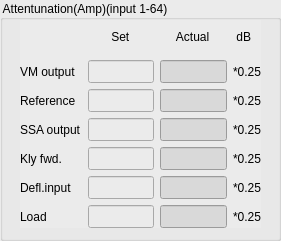
   <widget class="QGroupBox" name="groupBox_Amp_atten">
    <property name="geometry">
     <rect>
      <x>140</x>
      <y>20</y>
      <width>281</width>
      <height>241</height>
     </rect>
    </property>
    <property name="styleSheet">
     <string notr="true">background-color: rgb(235, 235, 235);</string>
    </property>
    <property name="title">
     <string>Attentunation(Amp)(input 1-64)</string>
    </property>
    <widget class="QWidget" name="layoutWidget">
     <property name="geometry">
      <rect>
       <x>20</x>
       <y>20</y>
       <width>241</width>
       <height>208</height>
      </rect>
     </property>
     <layout class="QGridLayout" name="gridLayout">
      <item row="3" column="0">
       <widget class="QLabel" name="label_83">
        <property name="font">
         <font>
          <family>Arial</family>
          <pointsize>9</pointsize>
          <weight>50</weight>
          <bold>false</bold>
         </font>
        </property>
        <property name="text">
         <string>SSA output</string>
        </property>
       </widget>
      </item>
      <item row="2" column="3">
       <widget class="QLabel" name="label_88">
        <property name="font">
         <font>
          <family>Arial</family>
          <pointsize>9</pointsize>
          <weight>50</weight>
          <bold>false</bold>
         </font>
        </property>
        <property name="text">
         <string>*0.25</string>
        </property>
       </widget>
      </item>
      <item row="0" column="1">
       <widget class="QLabel" name="label_53">
        <property name="font">
         <font>
          <family>Arial</family>
          <pointsize>9</pointsize>
          <weight>50</weight>
          <bold>false</bold>
         </font>
        </property>
        <property name="text">
         <string>       Set</string>
        </property>
       </widget>
      </item>
      <item row="6" column="0">
       <widget class="QLabel" name="label_81">
        <property name="font">
         <font>
          <family>Arial</family>
          <pointsize>9</pointsize>
          <weight>50</weight>
          <bold>false</bold>
         </font>
        </property>
        <property name="text">
         <string>Load</string>
        </property>
       </widget>
      </item>
      <item row="2" column="1">
       <widget class="QLineEdit" name="lineEdit_AA_Refset">
        <property name="font">
         <font>
          <family>Arial</family>
          <pointsize>10</pointsize>
          <weight>50</weight>
          <bold>false</bold>
         </font>
        </property>
       </widget>
      </item>
      <item row="5" column="1">
       <widget class="QLineEdit" name="lineEdit_AA_Deflset">
        <property name="font">
         <font>
          <family>Arial</family>
          <pointsize>10</pointsize>
          <weight>50</weight>
          <bold>false</bold>
         </font>
        </property>
       </widget>
      </item>
      <item row="2" column="2">
       <widget class="QLineEdit" name="lineEdit_AA_Refact">
        <property name="font">
         <font>
          <family>Arial</family>
          <pointsize>10</pointsize>
          <weight>50</weight>
          <bold>false</bold>
         </font>
        </property>
        <property name="styleSheet">
         <string notr="true">background-color: rgb(217, 217, 217);</string>
        </property>
       </widget>
      </item>
      <item row="1" column="3">
       <widget class="QLabel" name="label_87">
        <property name="font">
         <font>
          <family>Arial</family>
          <pointsize>9</pointsize>
          <weight>50</weight>
          <bold>false</bold>
         </font>
        </property>
        <property name="text">
         <string>*0.25</string>
        </property>
       </widget>
      </item>
      <item row="5" column="0">
       <widget class="QLabel" name="label_82">
        <property name="font">
         <font>
          <family>Arial</family>
          <pointsize>9</pointsize>
          <weight>50</weight>
          <bold>false</bold>
         </font>
        </property>
        <property name="text">
         <string>Defl.input</string>
        </property>
       </widget>
      </item>
      <item row="1" column="0">
       <widget class="QLabel" name="label_56">
        <property name="font">
         <font>
          <family>Arial</family>
          <pointsize>9</pointsize>
          <weight>50</weight>
          <bold>false</bold>
         </font>
        </property>
        <property name="text">
         <string>VM output</string>
        </property>
       </widget>
      </item>
      <item row="3" column="1">
       <widget class="QLineEdit" name="lineEdit_AA_SSAset">
        <property name="font">
         <font>
          <family>Arial</family>
          <pointsize>10</pointsize>
          <weight>50</weight>
          <bold>false</bold>
         </font>
        </property>
       </widget>
      </item>
      <item row="4" column="3">
       <widget class="QLabel" name="label_90">
        <property name="font">
         <font>
          <family>Arial</family>
          <pointsize>9</pointsize>
          <weight>50</weight>
          <bold>false</bold>
         </font>
        </property>
        <property name="text">
         <string>*0.25</string>
        </property>
       </widget>
      </item>
      <item row="3" column="2">
       <widget class="QLineEdit" name="lineEdit_AA_SSAact">
        <property name="font">
         <font>
          <family>Arial</family>
          <pointsize>10</pointsize>
          <weight>50</weight>
          <bold>false</bold>
         </font>
        </property>
        <property name="styleSheet">
         <string notr="true">background-color: rgb(217, 217, 217);</string>
        </property>
       </widget>
      </item>
      <item row="5" column="3">
       <widget class="QLabel" name="label_91">
        <property name="font">
         <font>
          <family>Arial</family>
          <pointsize>9</pointsize>
          <weight>50</weight>
          <bold>false</bold>
         </font>
        </property>
        <property name="text">
         <string>*0.25</string>
        </property>
       </widget>
      </item>
      <item row="3" column="3">
       <widget class="QLabel" name="label_89">
        <property name="font">
         <font>
          <family>Arial</family>
          <pointsize>9</pointsize>
          <weight>50</weight>
          <bold>false</bold>
         </font>
        </property>
        <property name="text">
         <string>*0.25</string>
        </property>
       </widget>
      </item>
      <item row="4" column="0">
       <widget class="QLabel" name="label_84">
        <property name="font">
         <font>
          <family>Arial</family>
          <pointsize>9</pointsize>
          <weight>50</weight>
          <bold>false</bold>
         </font>
        </property>
        <property name="text">
         <string>Kly fwd.</string>
        </property>
       </widget>
      </item>
      <item row="6" column="2">
       <widget class="QLineEdit" name="lineEdit_AA_loadact">
        <property name="font">
         <font>
          <family>Arial</family>
          <pointsize>10</pointsize>
          <weight>50</weight>
          <bold>false</bold>
         </font>
        </property>
        <property name="styleSheet">
         <string notr="true">background-color: rgb(217, 217, 217);</string>
        </property>
       </widget>
      </item>
      <item row="5" column="2">
       <widget class="QLineEdit" name="lineEdit_AA_Deflact">
        <property name="font">
         <font>
          <family>Arial</family>
          <pointsize>10</pointsize>
          <weight>50</weight>
          <bold>false</bold>
         </font>
        </property>
        <property name="styleSheet">
         <string notr="true">background-color: rgb(217, 217, 217);</string>
        </property>
       </widget>
      </item>
      <item row="6" column="1">
       <widget class="QLineEdit" name="lineEdit_AA_loadset">
        <property name="font">
         <font>
          <family>Arial</family>
          <pointsize>10</pointsize>
          <weight>50</weight>
          <bold>false</bold>
         </font>
        </property>
       </widget>
      </item>
      <item row="1" column="2">
       <widget class="QLineEdit" name="lineEdit_AA_VMact">
        <property name="font">
         <font>
          <family>Arial</family>
          <pointsize>10</pointsize>
          <weight>50</weight>
          <bold>false</bold>
         </font>
        </property>
        <property name="styleSheet">
         <string notr="true">background-color: rgb(217, 217, 217);</string>
        </property>
       </widget>
      </item>
      <item row="1" column="1">
       <widget class="QLineEdit" name="lineEdit_AA_VMset">
        <property name="font">
         <font>
          <family>Arial</family>
          <pointsize>10</pointsize>
          <weight>50</weight>
          <bold>false</bold>
         </font>
        </property>
       </widget>
      </item>
      <item row="0" column="2">
       <widget class="QLabel" name="label_80">
        <property name="font">
         <font>
          <family>Arial</family>
          <pointsize>9</pointsize>
          <weight>50</weight>
          <bold>false</bold>
         </font>
        </property>
        <property name="text">
         <string>     Actual</string>
        </property>
       </widget>
      </item>
      <item row="4" column="1">
       <widget class="QLineEdit" name="lineEdit_AA_Klyset">
        <property name="font">
         <font>
          <family>Arial</family>
          <pointsize>10</pointsize>
          <weight>50</weight>
          <bold>false</bold>
         </font>
        </property>
       </widget>
      </item>
      <item row="0" column="3">
       <widget class="QLabel" name="label_86">
        <property name="font">
         <font>
          <family>Arial</family>
          <pointsize>9</pointsize>
          <weight>50</weight>
          <bold>false</bold>
         </font>
        </property>
        <property name="text">
         <string> dB</string>
        </property>
       </widget>
      </item>
      <item row="4" column="2">
       <widget class="QLineEdit" name="lineEdit_AA_Klyact">
        <property name="font">
         <font>
          <family>Arial</family>
          <pointsize>10</pointsize>
          <weight>50</weight>
          <bold>false</bold>
         </font>
        </property>
        <property name="styleSheet">
         <string notr="true">background-color: rgb(217, 217, 217);</string>
        </property>
       </widget>
      </item>
      <item row="2" column="0">
       <widget class="QLabel" name="label_85">
        <property name="font">
         <font>
          <family>Arial</family>
          <pointsize>9</pointsize>
          <weight>50</weight>
          <bold>false</bold>
         </font>
        </property>
        <property name="text">
         <string>Reference</string>
        </property>
       </widget>
      </item>
      <item row="6" column="3">
       <widget class="QLabel" name="label_92">
        <property name="font">
         <font>
          <family>Arial</family>
          <pointsize>9</pointsize>
          <weight>50</weight>
          <bold>false</bold>
         </font>
        </property>
        <property name="text">
         <string>*0.25</string>
        </property>
       </widget>
      </item>
     </layout>
    </widget>
   </widget>
